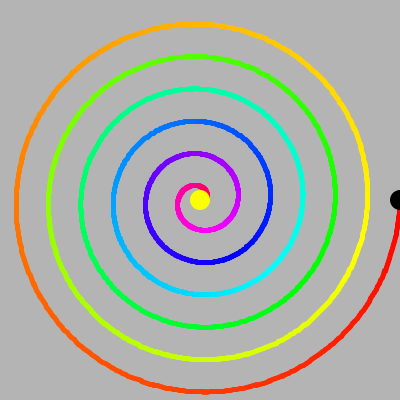
Frame 1 (no input)
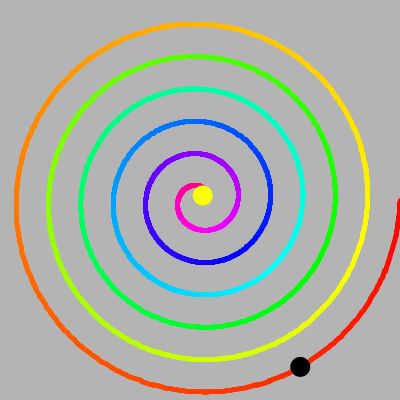
Frame 60 (the mouse pressed at the canvas centre just before this capture)
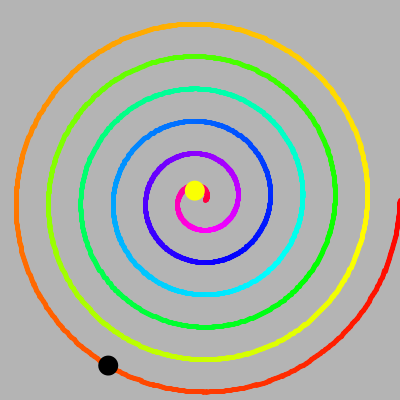
Frame 120 (the mouse held since frame 60 and released just before this capture)

The Processing sketch that drew these frames (run headless with seeded random() and noise(); from frame 60 on, the mouse is pressed at the canvas centre):

// Processing sketch: Spiral_Collision
// ── Spiral_Collision.pde
int position1;
int position2;
boolean oneMove=true;
boolean twoMove=true;

float radiusB=2*width;
float radiusB1=0;
  float radiusDB=0.09;
  int angB=0;
void setup(){
  colorMode(HSB,360,360,360);
  size(400,400);
  smooth();
  position1=0;
  position2=width/2;
}


void draw(){
  
  
  if (angB>=360*6){
    angB=0;
  }
  background(255);
  float radius=width/2;
  float radiusD=0.09;
  int iter=0;
  float colors=0;
  translate(width/2,height/2);
  for (int ang=0; ang<360*6; ang++){
    float x = radius * cos(radians(ang));
    float y = radius * sin(radians(ang));
    float x2 = radius * cos(radians(ang+1));
    float y2 = radius * sin(radians(ang+1));
    strokeWeight(5);
    stroke(colors,360,360);
    radius=radius-radiusD;
    line(x,y,x2,y2);
    colors+=0.8/5;
  }
 
  float posx=radiusB * cos(radians(angB));
  float posy=radiusB * sin(radians(angB));
  float posx2=radiusB1 * cos(radians(angB));
  float posy2=radiusB1 * sin(radians(angB));
  fill(0);
  noStroke();
  if (oneMove==false){
  ellipse(posx,-posy,20,20);
  }
  else{
  ellipse(posx,posy,20,20);
  }
  fill(#FAFF03);
  noStroke();
  if (twoMove==false){
  ellipse(posx2,-posy2,20,20);
  }
  else{
  ellipse(posx2,posy2,20,20);
  }
  
  if (radiusB<5){
    oneMove=false;
  }  
  if (radiusB>=194){
    oneMove=true;
  }  
 if (radiusB1<5){
    twoMove=false;
  }  
  if (radiusB1>=194){
    twoMove=true;
  }  
  
  //check if intersecting
  if (abs(posx-posx2)<=6&&abs(posy-posy2)<=6){
    oneMove= oneMove? false:true;
    twoMove= twoMove? false:true;
  }
  
  angB++;
  
  if (oneMove==true){
  radiusB=radiusB-radiusDB;
  }
  else{
  radiusB=radiusB+radiusDB;
  }
  if (twoMove==true){
  radiusB1=radiusB1-radiusDB;
  }
  else{
  radiusB1=radiusB1+radiusDB;
  }

}
